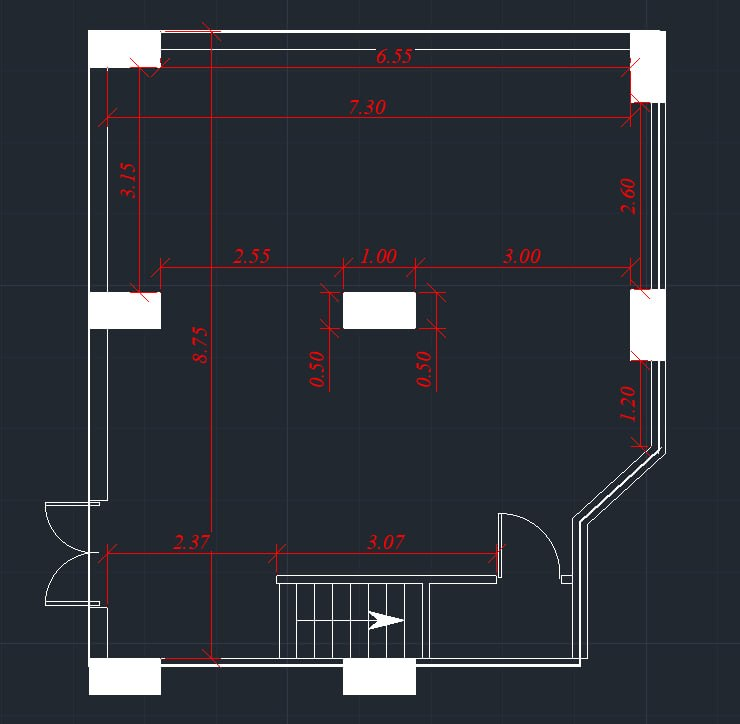
#> input picture reference/1-qavat/01-plan-olchamlar.jpg, 740 x 724 px
$ python gen_textures.py ../../reference/1-qavat/01-plan-olchamlar.jpg
#> lines starting #> are read from the running program, lines starting #| are printed output that depends on the picture
"""Procedural PBR textures for the showroom.

floor_*   : polished light-grey porcelain tiles, 80x80 cm, 4x4 tiles per texture (3.2 m)
granite_* : polished black granite (stair treads / risers)

Run:  python3 tools/gen_textures.py  (writes into public/tex)
"""
import os
import numpy as np
from PIL import Image

OUT = os.path.join(os.path.dirname(__file__), '..', 'public', 'tex')
rng = np.random.default_rng(7)


def smooth_noise(size, cells, seed):
    """Bicubic-upsampled value noise (tileable)."""
    r = np.random.default_rng(seed)
    g = r.random((cells, cells)).astype(np.float32)
    g = np.tile(g, (3, 3))
    im = Image.fromarray((g * 65535).astype(np.uint16).astype(np.int32), mode='I')
    im = im.resize((size * 3, size * 3), Image.BICUBIC)
    a = np.asarray(im, dtype=np.float32)[size:2 * size, size:2 * size] / 65535.0
    return a


def fbm(size, base_cells, octaves, seed, gain=0.5):
    acc = np.zeros((size, size), np.float32)
    amp, tot = 1.0, 0.0
    for o in range(octaves):
        cells = base_cells * (2 ** o)
        if cells > size // 2:
            break
        acc += amp * smooth_noise(size, cells, seed + o * 101)
        tot += amp
        amp *= gain
    return acc / tot


def smoothstep(e0, e1, x):
    t = np.clip((x - e0) / (e1 - e0), 0, 1)
    return t * t * (3 - 2 * t)


def floor_textures(px=2048, tiles=4):
#> called with px = 2048, tiles = 4
    tp = px // tiles  # pixels per tile
    albedo = np.zeros((px, px, 3), np.float32)
    rough = np.zeros((px, px), np.float32)
    height = np.zeros((px, px), np.float32)

    yy, xx = np.mgrid[0:tp, 0:tp].astype(np.float32) / tp
    # Rasm 16/17: och kulrang marmar keramogranit — yumshoq bulutsimon kulrang dog'lar va xira keng tomirlar
    base = np.array([0.835, 0.835, 0.845], np.float32)
    cloud_col = np.array([0.74, 0.74, 0.755], np.float32)
    vein_col = np.array([0.69, 0.69, 0.705], np.float32)

    for ty in range(tiles):
        for tx in range(tiles):
            s = int(rng.integers(0, 10_000))
            warp1 = fbm(tp, 2, 6, s)
            warp2 = fbm(tp, 3, 6, s + 7)
            cloud = fbm(tp, 3, 6, s + 13, gain=0.6)
            mask = fbm(tp, 2, 3, s + 19)
            th = rng.uniform(0, np.pi)
            u = xx * np.cos(th) + yy * np.sin(th)
            freq = rng.uniform(2.0, 3.5)
            # keng, xira tomirlar (yumshoq chekka)
            p = u * freq + warp1 * 1.8 + warp2 * 0.9
            d = np.abs(np.sin(p * np.pi))
            veins = (1 - smoothstep(0.0, 0.25, d)) * smoothstep(0.3, 0.7, mask) * 0.5
            # ingichka tomirlar
            d2 = np.abs(np.sin((u * freq * 1.9 + warp2 * 1.6 + warp1 * 0.6) * np.pi))
            hair = (1 - smoothstep(0.0, 0.05, d2)) * smoothstep(0.5, 0.8, mask) * 0.08
            # bulutsimon dog'lar
            haze = smoothstep(0.35, 0.8, cloud) * 0.85
            tone = rng.uniform(-0.01, 0.01)
            col = base + tone
            t = np.zeros((tp, tp, 3), np.float32)
            t[:] = col
            t = t * (1 - haze[..., None] * 0.6) + cloud_col * (haze[..., None] * 0.6)
            k = np.clip(veins + hair, 0, 1)[..., None]
            t = t * (1 - k) + vein_col * k
            albedo[ty * tp:(ty + 1) * tp, tx * tp:(tx + 1) * tp] = t
            rough[ty * tp:(ty + 1) * tp, tx * tp:(tx + 1) * tp] = 0.05 + 0.03 * fbm(tp, 8, 3, s + 31)

    # grout + tiny bevel (px units). 3px grout ~ 4.7 mm
    coord = np.arange(px)
    edge = np.minimum(coord % tp, tp - 1 - (coord % tp)).astype(np.float32)
    ex = edge[None, :].repeat(px, 0)
    ey = edge[:, None].repeat(px, 1)
    e = np.minimum(ex, ey)
    grout = (e < 1.5).astype(np.float32)
    bevel = smoothstep(1.5, 4.0, e)
    grout_col = np.array([0.6, 0.6, 0.61], np.float32)
    albedo = albedo * (1 - grout[..., None]) + grout_col * grout[..., None]
    rough = rough * (1 - grout) + 0.75 * grout
    rough = np.maximum(rough, (1 - bevel) * 0.25)
    height = bevel * 1.0 - grout * 0.6

    # normal from height
    gx = (np.roll(height, -1, 1) - np.roll(height, 1, 1)) * 0.5
    gy = (np.roll(height, -1, 0) - np.roll(height, 1, 0)) * 0.5
    strength = 1.2
    n = np.stack([-gx * strength, gy * strength, np.ones_like(gx)], -1)
    n /= np.linalg.norm(n, axis=-1, keepdims=True)

    srgb = np.where(albedo <= 0.0031308, albedo * 12.92, 1.055 * np.power(np.clip(albedo, 0, 1), 1 / 2.4) - 0.055)
    # albedo values above are authored as sRGB-perceptual; store directly
    Image.fromarray((np.clip(albedo, 0, 1) * 255).astype(np.uint8)).save(os.path.join(OUT, 'floor_albedo.jpg'), quality=92)
    Image.fromarray((np.clip(rough, 0, 1) * 255).astype(np.uint8)).save(os.path.join(OUT, 'floor_rough.jpg'), quality=92)
    Image.fromarray(((n * 0.5 + 0.5) * 255).astype(np.uint8)).save(os.path.join(OUT, 'floor_normal.png'), optimize=True)
    del srgb


def granite_textures(px=1024):
#> called with px = 1024
    base = fbm(px, 4, 6, 900)
    specks = rng.random((px, px)).astype(np.float32)
    big = smooth_noise(px, 160, 901)
    col = np.full((px, px, 3), 0.075, np.float32)
    col += (base[..., None] - 0.5) * 0.05
    white = (specks > 0.9935).astype(np.float32)
    grey = ((big > 0.78) & (specks > 0.6)).astype(np.float32)
    col = col * (1 - grey[..., None]) + np.array([0.16, 0.16, 0.17]) * grey[..., None]
    col = col * (1 - white[..., None]) + np.array([0.55, 0.55, 0.56]) * white[..., None]
    Image.fromarray((np.clip(col, 0, 1) * 255).astype(np.uint8)).save(os.path.join(OUT, 'granite_albedo.jpg'), quality=90)
    r = 0.12 + 0.08 * fbm(px, 6, 4, 950)
    Image.fromarray((np.clip(r, 0, 1) * 255).astype(np.uint8)).save(os.path.join(OUT, 'granite_rough.jpg'), quality=90)


def laminate_textures(src_path, px=2048, meters=2.4):
    """Och kulrang-bej eman laminat: 1.2 x 0.2 m taxtalar, siljitilgan choklar."""
#> called with px = 2048, meters = 2.4
    from PIL import ImageFilter
    src = Image.open(src_path).convert('L')
    S = src.size[0]
#> S = 740
    a = np.asarray(src, np.float32) / 255.0
    blur = np.asarray(src.filter(ImageFilter.GaussianBlur(24)), np.float32) / 255.0
    detail = a - blur  # faqat tola (grain)
    ppm = px / meters
    pw, ph = int(round(1.2 * ppm)), int(round(0.2 * ppm))
    rows = int(round(meters / 0.2))
    albedo = np.zeros((px, px, 3), np.float32)
    rough = np.zeros((px, px), np.float32)
    height = np.ones((px, px), np.float32)
    base = np.array([0.80, 0.765, 0.708], np.float32)
    for r in range(rows):
        y0, y1 = int(round(r * px / rows)), int(round((r + 1) * px / rows))
        ph = y1 - y0
        off = int(rng.integers(0, pw))
        for k in range(int(np.ceil(px / pw))):
            sx = int(rng.integers(0, S))
            sy = int(rng.integers(0, S - ph))
            cols = (np.arange(pw) + sx) % S
            crop = detail[sy:sy + ph][:, cols]
            seed = int(rng.integers(0, 99999))
            yy, xx = np.mgrid[0:ph, 0:pw].astype(np.float32)
            w = np.resize(fbm(256, 3, 4, seed)[:ph, :], (ph, pw))
            cath = np.sin((yy / ph * 3.0 + np.sin(xx / pw * np.pi * rng.uniform(1, 3)) * 1.2 + w * 2.0) * np.pi * 2)
            tone = rng.uniform(-0.035, 0.035)
            warmth = rng.uniform(-0.015, 0.015)
            g = crop * 1.35 + cath * 0.018
            plank = np.empty((ph, pw, 3), np.float32)
            for c in range(3):
                plank[..., c] = base[c] + tone + g + (warmth if c == 0 else -warmth if c == 2 else 0)
            e = np.minimum(np.minimum(xx, pw - 1 - xx), np.minimum(yy, ph - 1 - yy))
            bev = smoothstep(0.0, 3.0, e)
            plank *= (0.82 + 0.18 * bev)[..., None]
            xs = (off + k * pw + np.arange(pw)) % px
            albedo[y0:y1][:, xs] = plank
            rough[y0:y1][:, xs] = 0.36 + crop * 1.2 + (1 - bev) * 0.25
            height[y0:y1][:, xs] = bev - np.clip(crop, -1, 0) * 3
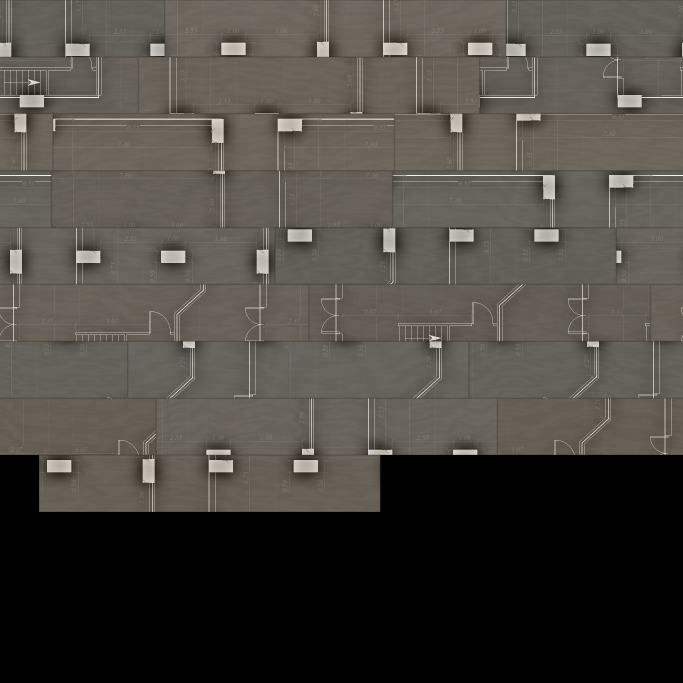
#> albedo: shape (2048, 2048, 3) float32 (shown at 1/3 size); mean of channels 0, 1, 2 0.559, 0.538, 0.494; drawn with min black and max white
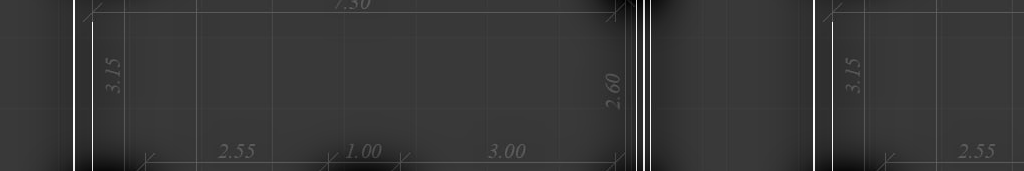
#> crop: shape (171, 1024) float32; min -0.235, max 0.812, mean -0.00523; drawn with min black and max white
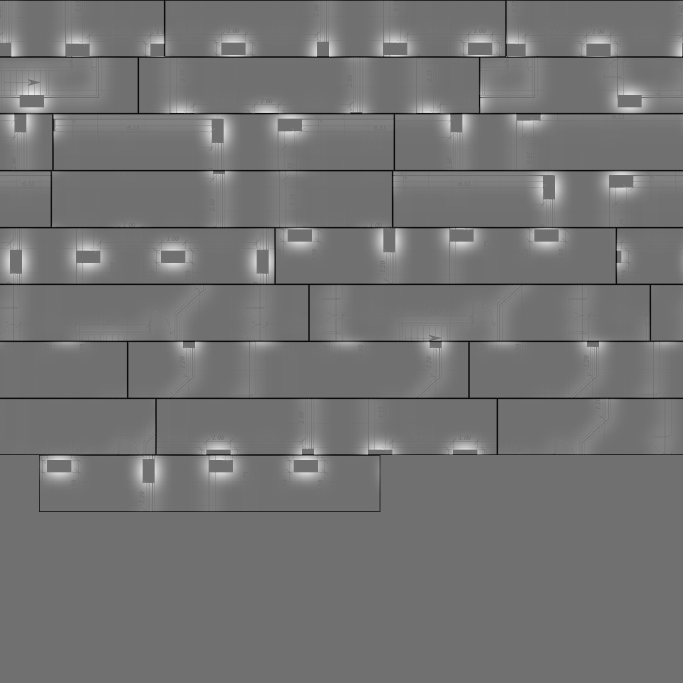
#> height: shape (2048, 2048) float32 (shown at 1/3 size); min 0, max 2.27, mean 1.03; drawn with min black and max white
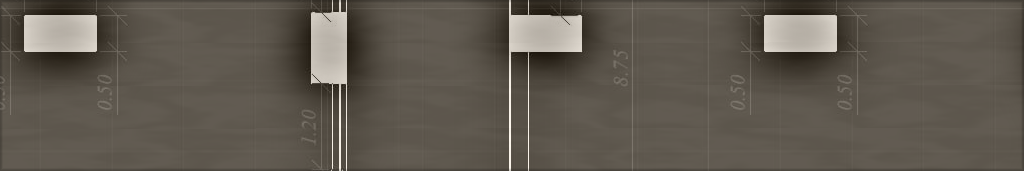
#> plank: shape (171, 1024, 3) float32; mean of channels 0, 1, 2 0.789, 0.744, 0.677; drawn with min black and max white
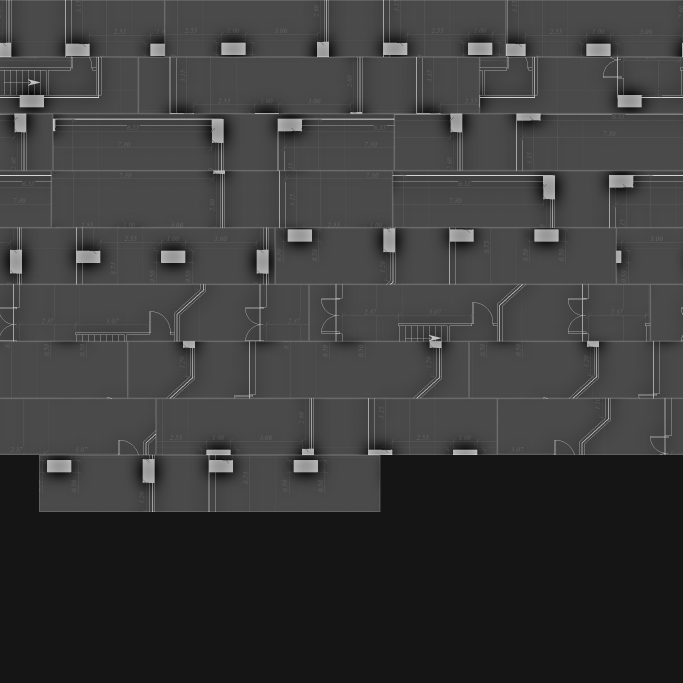
#> rough: shape (2048, 2048) float32 (shown at 1/3 size); min -0.148, max 1.6, mean 0.261; drawn with min black and max white
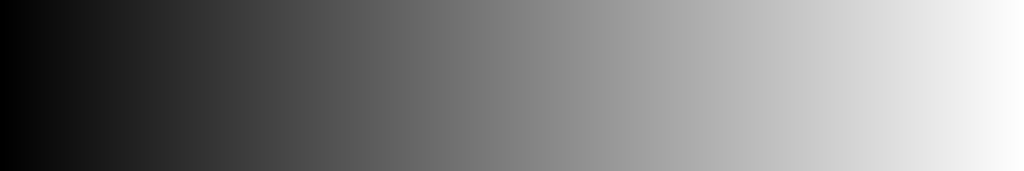
#> xx: shape (171, 1024) float32; min 0, max 1023, mean 511.5; drawn with min black and max white
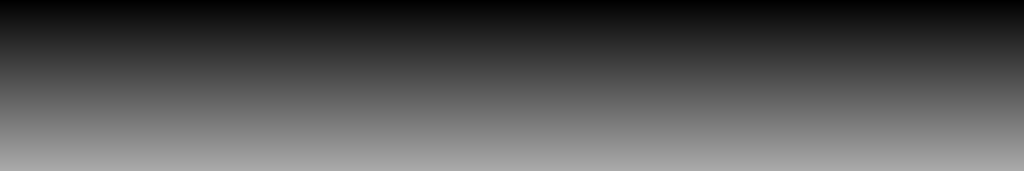
#> yy: shape (171, 1024) float32; min 0, max 170, mean 85
    gx = (np.roll(height, -1, 1) - np.roll(height, 1, 1)) * 0.5
    gy = (np.roll(height, -1, 0) - np.roll(height, 1, 0)) * 0.5
    n = np.stack([-gx * 1.5, gy * 1.5, np.ones_like(gx)], -1)
    n /= np.linalg.norm(n, axis=-1, keepdims=True)
    Image.fromarray((np.clip(albedo, 0, 1) * 255).astype(np.uint8)).save(os.path.join(OUT, 'laminate_albedo.jpg'), quality=90)
    Image.fromarray((np.clip(rough, 0, 1) * 255).astype(np.uint8)).save(os.path.join(OUT, 'laminate_rough.jpg'), quality=90)
    Image.fromarray(((n * 0.5 + 0.5) * 255).astype(np.uint8)).save(os.path.join(OUT, 'laminate_normal.jpg'), quality=92)


if __name__ == '__main__':
    os.makedirs(OUT, exist_ok=True)
    floor_textures()
    granite_textures()
    import sys
    if len(sys.argv) > 1:
#> (the run stopped early here; a loop or call above may not have finished)
